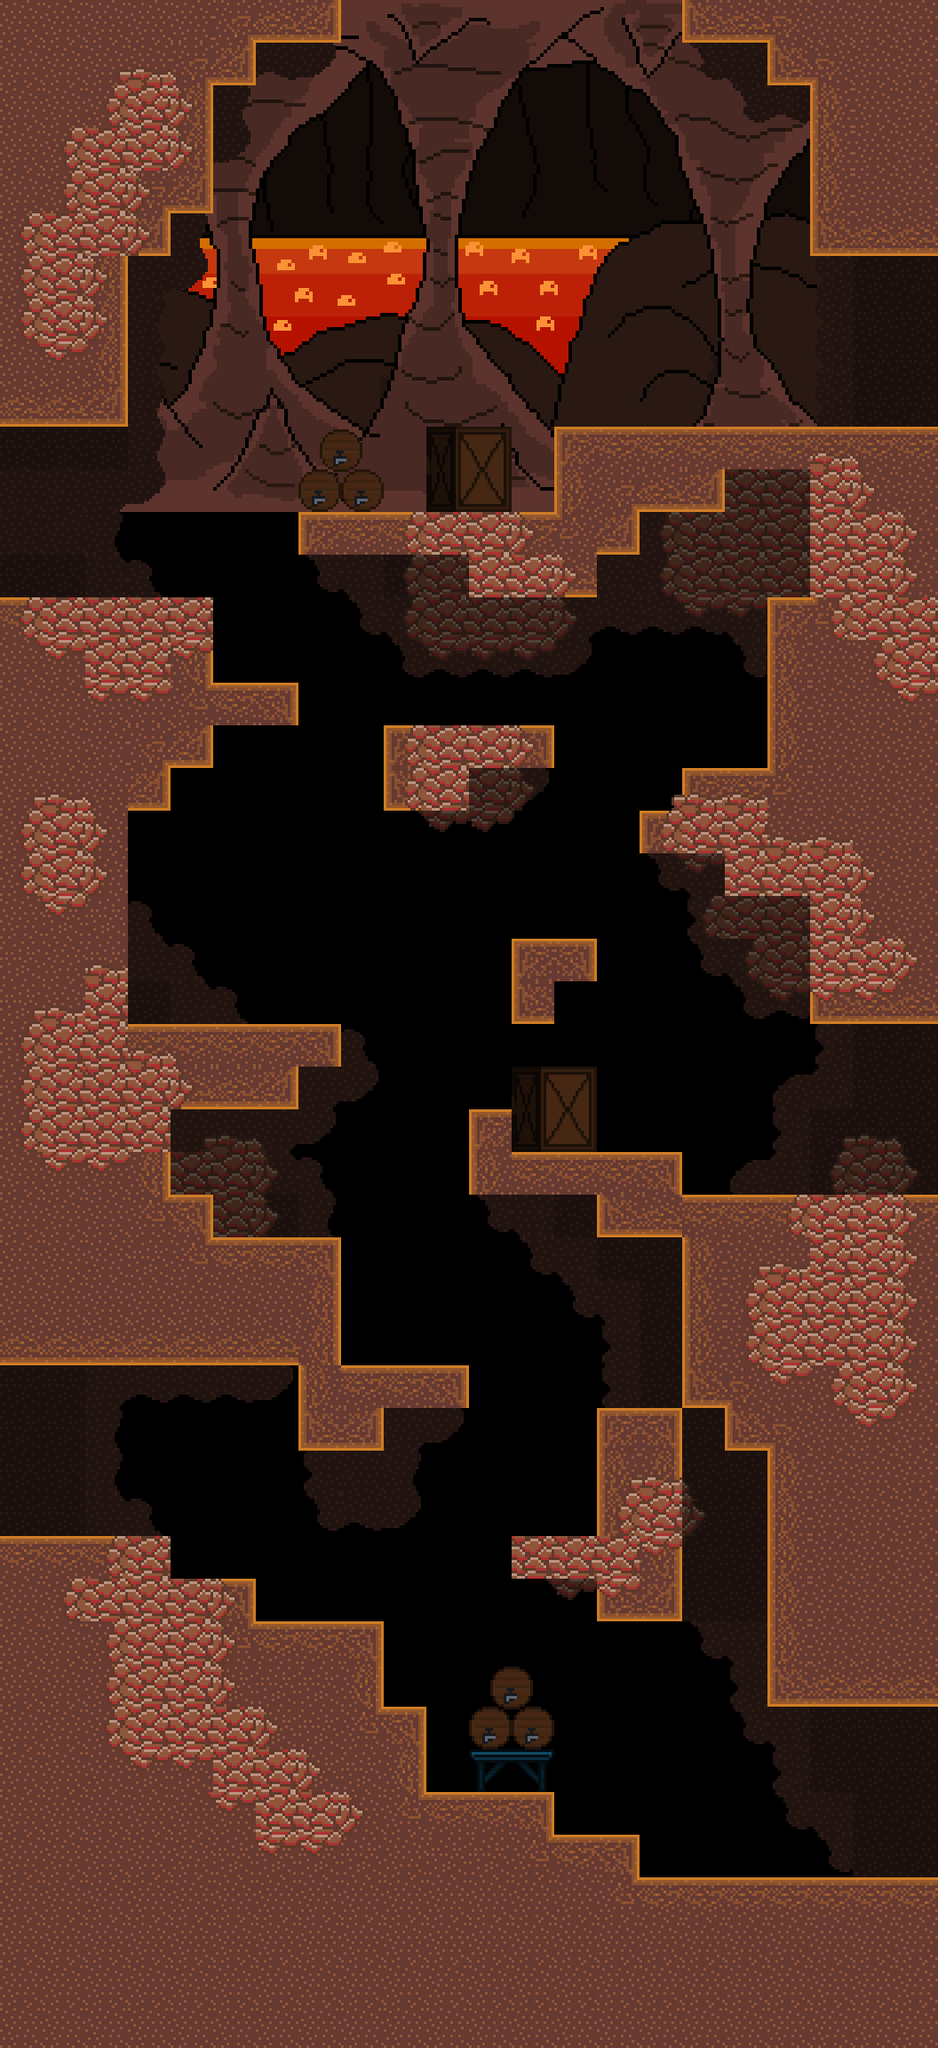

Tiled map render using the project's own tile images. Description and the map definition, with tile-layer contents summarised, below:
An orthogonal 22x48 tile map with 48x48 px tiles, 2 tile layers (back_tiles, front), 2 tilesets, 3 image layers and 64 objects (6x SpawnPoint, 6x Portal, Checkpoint).

<map version="1.11" tiledversion="1.11.0" orientation="orthogonal" renderorder="right-down" width="22" height="48" tilewidth="48" tileheight="48" infinite="0" nextlayerid="21" nextobjectid="114">
 <properties>
  <property name="music" type="int" value="3" />
 </properties>
 <tileset firstgid="1" name="tileset01" tilewidth="48" tileheight="48" tilecount="176" columns="16">
  <image source="../tilesets/tileset01.png" width="768" height="528" />
 </tileset>
 <tileset firstgid="177" name="tileset02" tilewidth="48" tileheight="48" tilecount="121" columns="11">
  <image source="../tilesets/tileset02.png" width="528" height="528" />
 </tileset>
 <imagelayer id="17" name="Image Layer 1">
  <image source="../Backgrounds/fire_back.png" width="1024" height="576" />
  <properties>
   <property name="depth" type="int" value="3000" />
   <property name="parallax_x" type="float" value="0" />
   <property name="parallax_y" type="float" value="0" />
   <property name="repeat_y" type="bool" value="true" />
  </properties>
 </imagelayer>
 <imagelayer id="18" name="Image Layer 2">
  <image source="../Backgrounds/fire_far.png" width="1024" height="576" />
  <properties>
   <property name="depth" type="int" value="2900" />
   <property name="parallax_x" type="float" value="0.2" />
   <property name="parallax_y" type="float" value="0.8" />
   <property name="repeat_y" type="bool" value="false" />
  </properties>
 </imagelayer>
 <imagelayer id="19" name="Image Layer 3">
  <image source="../Backgrounds/fire_front.png" width="1024" height="576" />
  <properties>
   <property name="depth" type="int" value="2800" />
   <property name="parallax_x" type="float" value="0.3" />
   <property name="parallax_y" type="float" value="0.9" />
   <property name="repeat_y" type="bool" value="false" />
  </properties>
 </imagelayer>
 <layer id="11" name="back_tiles" width="22" height="48">
  <properties>
   <property name="depth" type="int" value="1000" />
   <property name="tileset" type="int" value="1" />
  </properties>
  <data>[1056 cells, 681 non-empty, 30 distinct tile ids]</data>
 </layer>
 <layer id="12" name="front" width="22" height="48">
  <properties>
   <property name="depth" type="int" value="900" />
   <property name="tileset" type="int" value="1" />
  </properties>
  <data>[1056 cells, 167 non-empty, 26 distinct tile ids]</data>
 </layer>
 <objectgroup color="#ffaa00" id="16" name="spawnpoints">
  <object id="35" type="SpawnPoint" x="384" y="0" width="48" height="48">
   <properties>
    <property name="id" type="int" value="0" />
   </properties>
  </object>
  <object id="98" type="SpawnPoint" x="0" y="480" width="48" height="48">
   <properties>
    <property name="id" type="int" value="1" />
   </properties>
  </object>
  <object id="99" type="SpawnPoint" x="1056" y="288" width="48" height="48">
   <properties>
    <property name="id" type="int" value="2" />
   </properties>
  </object>
  <object id="105" type="SpawnPoint" x="0" y="1536" width="48" height="48">
   <properties>
    <property name="id" type="int" value="3" />
   </properties>
  </object>
  <object id="106" type="SpawnPoint" x="1056" y="1152" width="48" height="48">
   <properties>
    <property name="id" type="int" value="4" />
   </properties>
  </object>
  <object id="109" type="SpawnPoint" x="1056" y="1920" width="48" height="48">
   <properties>
    <property name="id" type="int" value="5" />
   </properties>
  </object>
 </objectgroup>
 <objectgroup id="14" name="objects" />
 <objectgroup color="#0000ff" id="13" name="walls">
  <properties>
   <property name="isWallLayer" type="bool" value="true" />
  </properties>
  <object id="3" x="-48" y="0" width="432" height="48" />
  <object id="24" x="912" y="0" width="192" height="288" />
  <object id="26" x="-48" y="48" width="192" height="432" />
  <object id="43" x="528" y="576" width="144" height="96" />
  <object id="47" x="768" y="0" width="144" height="48" />
  <object id="48" x="912" y="480" width="192" height="672" />
  <object id="49" x="144" y="48" width="144" height="48" />
  <object id="50" x="144" y="96" width="96" height="144" />
  <object id="51" x="144" y="240" width="48" height="48" />
  <object id="52" x="864" y="48" width="48" height="48" />
  <object id="53" x="336" y="576" width="192" height="48" />
  <object id="54" x="624" y="480" width="192" height="96" />
  <object id="55" x="672" y="576" width="48" height="48" />
  <object id="56" x="-48" y="672" width="192" height="864" />
  <object id="57" x="144" y="672" width="96" height="192" />
  <object id="58" x="240" y="768" width="96" height="48" />
  <object id="59" x="144" y="864" width="48" height="48" />
  <object id="60" x="432" y="816" width="192" height="48" />
  <object id="61" x="432" y="864" width="96" height="48" />
  <object id="62" x="864" y="672" width="48" height="336" />
  <object id="63" x="768" y="864" width="96" height="96" />
  <object id="64" x="720" y="912" width="48" height="48" />
  <object id="65" x="816" y="960" width="48" height="48" />
  <object id="66" x="912" y="1344" width="192" height="288" />
  <object id="67" x="576" y="1056" width="96" height="48" />
  <object id="68" x="576" y="1104" width="48" height="48" />
  <object id="69" x="144" y="1152" width="240" height="48" />
  <object id="70" x="144" y="1200" width="192" height="48" />
  <object id="71" x="144" y="1248" width="48" height="96" />
  <object id="72" x="144" y="1344" width="96" height="48" />
  <object id="73" x="144" y="1392" width="240" height="48" />
  <object id="74" x="144" y="1440" width="240" height="48" />
  <object id="75" x="144" y="1488" width="240" height="48" />
  <object id="76" x="528" y="1248" width="48" height="96" />
  <object id="77" x="672" y="1296" width="96" height="96" />
  <object id="78" x="768" y="1344" width="144" height="240" />
  <object id="80" x="816" y="1584" width="96" height="48" />
  <object id="81" x="864" y="1632" width="240" height="288" />
  <object id="82" x="-48" y="2112" width="1152" height="192" />
  <object id="83" x="-48" y="1728" width="240" height="384" />
  <object id="84" x="192" y="1776" width="96" height="336" />
  <object id="85" x="288" y="1824" width="144" height="288" />
  <object id="86" x="432" y="1920" width="48" height="192" />
  <object id="87" x="480" y="2016" width="144" height="96" />
  <object id="88" x="624" y="2064" width="96" height="48" />
  <object id="89" x="336" y="1536" width="192" height="48" />
  <object id="90" x="336" y="1584" width="96" height="48" />
  <object id="91" x="576" y="1728" width="96" height="48" />
  <object id="93" x="672" y="1584" width="96" height="240" />
  <object id="94" x="576" y="1296" width="96" height="48" />
  <object id="101" x="816" y="480" width="96" height="48" />
 </objectgroup>
 <objectgroup color="#00ff00" id="15" name="doors">
  <object id="19" type="Portal" x="384" y="-96" width="384" height="48">
   <properties>
    <property name="horizontal" type="bool" value="true" />
    <property name="id_point" type="int" value="1" />
    <property name="id_room" type="int" value="1" />
   </properties>
  </object>
  <object id="97" type="Portal" x="-144" y="480" width="48" height="192">
   <properties>
    <property name="horizontal" type="bool" value="false" />
    <property name="id_point" type="int" value="0" />
    <property name="id_room" type="int" value="3" />
   </properties>
  </object>
  <object id="100" type="Portal" x="1152" y="288" width="48" height="192">
   <properties>
    <property name="horizontal" type="bool" value="false" />
    <property name="id_point" type="int" value="0" />
    <property name="id_room" type="int" value="4" />
   </properties>
  </object>
  </objectgroup>
 <objectgroup color="#aa00ff" id="20" name="checkpoints">
  <!-- 1 objects omitted --></objectgroup>
</map>
<!-- 4 of 64 objects omitted -->
